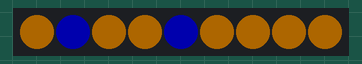
The program below on a simulated Raspberry Pi Pico running CircuitPython. Shown: 9 RGB LEDs in strip order, left to right. Dim RGB values are drawn brighter than linear; random numbers come from a fixed seed.

Above: at 0.1 s.
At 4.9 s:
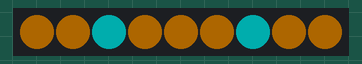
At 5.9 s:
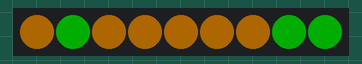
At 9.6 s:
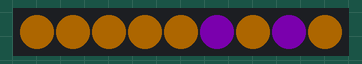
At 16.7 s:
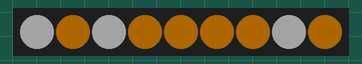
At 36.3 s:
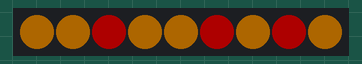

Measured:
- what the display in image 1 shows lasts 1.0 s, from 4.8 s to 5.8 s

The program:

nak3.py
```python
import time
import board
from rainbowio import colorwheel
import neopixel
import random

pixel_pin = board.GP1
num_pixels = 9

pixels = neopixel.NeoPixel(pixel_pin, num_pixels, brightness=0.2, auto_write=False)

OFF = (0, 0, 0)
RED = (255, 0, 0)
YELLOW = (255, 150, 0)
GREEN = (0, 255, 0)
CYAN = (0, 255, 255)
BLUE = (0, 0, 255)
PURPLE = (180, 0, 255)
WHITE = (180, 180, 180)
colors = [RED, GREEN, CYAN, BLUE, PURPLE, WHITE]

pre_color = OFF
color = OFF

while True:
    leds = []
    pixels.fill(YELLOW)
    for _ in range(random.randint(2, num_pixels - 3)):
        leds.append(random.randint(0, num_pixels - 1))
    while pre_color == color:
        color = colors[random.randint(0, len(colors) - 1)]
    pre_color = color
    for n in leds:
        pixels[n] = color
    pixels.show()
    time.sleep((random.randint(2, 10) * 100) / 1000)
```
